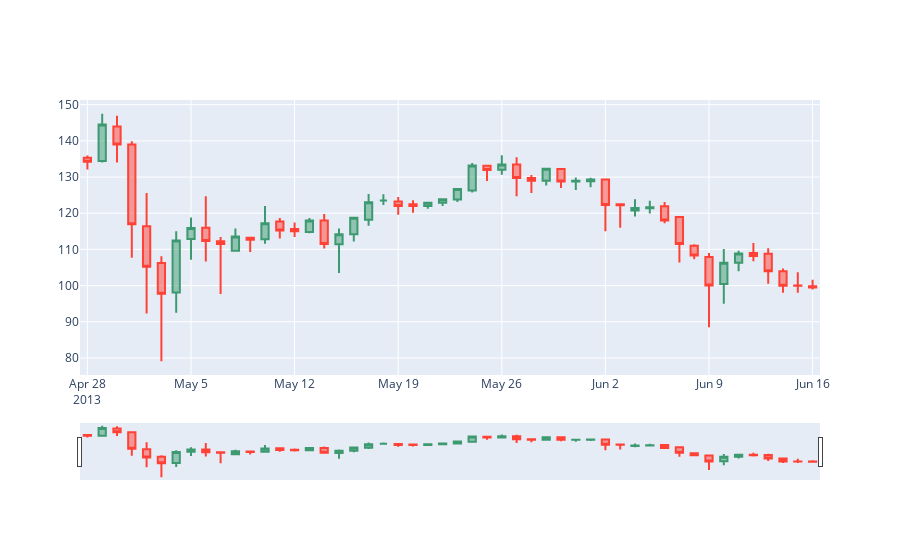

This figure's notebook cell:
### Code cell
go.Figure(data = candle_Bit)
